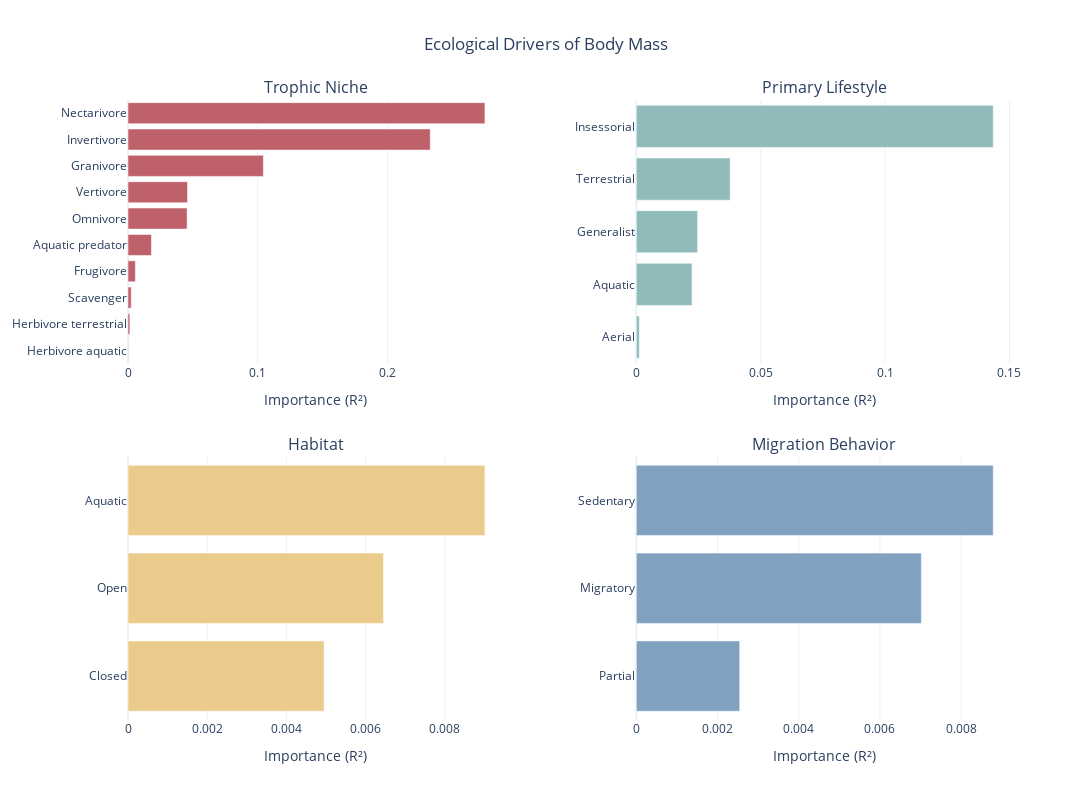

Notebook source saved alongside this figure:
### Code cell
fig = make_subplots(
    rows=2, cols=2,
    subplot_titles=["Trophic Niche", "Primary Lifestyle", "Habitat", "Migration Behavior"],
    horizontal_spacing=0.15,
    vertical_spacing=0.15
)

importances = pd.Series(rf.feature_importances_, index=X.columns)

def add_panel(prefix, row, col, bar_color):
    subset = importances[importances.index.str.contains(prefix)].copy()

    subset.index = subset.index.str.replace(f"{prefix}_", "").str.replace(f"{prefix}.", "")
    
    subset = subset.sort_values(ascending=True)
    
    fig.add_trace(
        go.Bar(
            x=subset.values,
            y=subset.index,
            orientation='h',
            marker=dict(color=bar_color),
            name=prefix
        ),
        row=row, col=col
    )
    
    fig.update_xaxes(title_text="Importance (R²)", row=row, col=col)

add_panel("Trophic.Niche", 1, 1, "#BF616A")
add_panel("Primary.Lifestyle", 1, 2, "#8FBCBB")
add_panel("Habitat", 2, 1, "#EBCB8B")
add_panel("Migration", 2, 2, "#81A1C1")

fig.update_layout(
    title_text="Ecological Drivers of Body Mass",
    title_x=0.5,
    height=800,
    width=1100,
    showlegend=False,
    template="plotly_white"
)

fig.show()

### Figure 1 — Plotly figure (JSON) as saved in the notebook; plotly's stock layout.template omitted (floating-point values rounded to 4 significant figures)
{"data": [{"marker": {"color": "#BF616A"}, "name": "Trophic.Niche", "orientation": "h", "type": "bar", "x": [0.0001916, 0.001425, 0.002478, 0.005688, 0.01806, 0.04555, 0.04586, 0.1043, 0.233, 0.2752], "xaxis": "x", "y": ["Herbivore aquatic", "Herbivore terrestrial", "Scavenger", "Frugivore", "Aquatic predator", "Omnivore", "Vertivore", "Granivore", "Invertivore", "Nectarivore"], "yaxis": "y"}, {"marker": {"color": "#8FBCBB"}, "name": "Primary.Lifestyle", "orientation": "h", "type": "bar", "x": [0.001216, 0.02241, 0.02464, 0.03773, 0.1435], "xaxis": "x2", "y": ["Aerial", "Aquatic", "Generalist", "Terrestrial", "Insessorial"], "yaxis": "y2"}, {"marker": {"color": "#EBCB8B"}, "name": "Habitat", "orientation": "h", "type": "bar", "x": [0.004954, 0.006454, 0.009016], "xaxis": "x3", "y": ["Closed", "Open", "Aquatic"], "yaxis": "y3"}, {"marker": {"color": "#81A1C1"}, "name": "Migration", "orientation": "h", "type": "bar", "x": [0.002547, 0.007021, 0.008791], "xaxis": "x4", "y": ["Partial", "Migratory", "Sedentary"], "yaxis": "y4"}], "layout": {"annotations": [{"font": {"size": 16}, "showarrow": false, "text": "Trophic Niche", "x": 0.2125, "xanchor": "center", "xref": "paper", "y": 1, "yanchor": "bottom", "yref": "paper"}, {"font": {"size": 16}, "showarrow": false, "text": "Primary Lifestyle", "x": 0.7875, "xanchor": "center", "xref": "paper", "y": 1, "yanchor": "bottom", "yref": "paper"}, {"font": {"size": 16}, "showarrow": false, "text": "Habitat", "x": 0.2125, "xanchor": "center", "xref": "paper", "y": 0.425, "yanchor": "bottom", "yref": "paper"}, {"font": {"size": 16}, "showarrow": false, "text": "Migration Behavior", "x": 0.7875, "xanchor": "center", "xref": "paper", "y": 0.425, "yanchor": "bottom", "yref": "paper"}], "height": 800, "showlegend": false, "title": {"text": "Ecological Drivers of Body Mass", "x": 0.5}, "width": 1100, "xaxis": {"anchor": "y", "domain": [0, 0.425], "title": {"text": "Importance (R²)"}}, "xaxis2": {"anchor": "y2", "domain": [0.575, 1], "title": {"text": "Importance (R²)"}}, "xaxis3": {"anchor": "y3", "domain": [0, 0.425], "title": {"text": "Importance (R²)"}}, "xaxis4": {"anchor": "y4", "domain": [0.575, 1], "title": {"text": "Importance (R²)"}}, "yaxis": {"anchor": "x", "domain": [0.575, 1]}, "yaxis2": {"anchor": "x2", "domain": [0.575, 1]}, "yaxis3": {"anchor": "x3", "domain": [0, 0.425]}, "yaxis4": {"anchor": "x4", "domain": [0, 0.425]}}}
